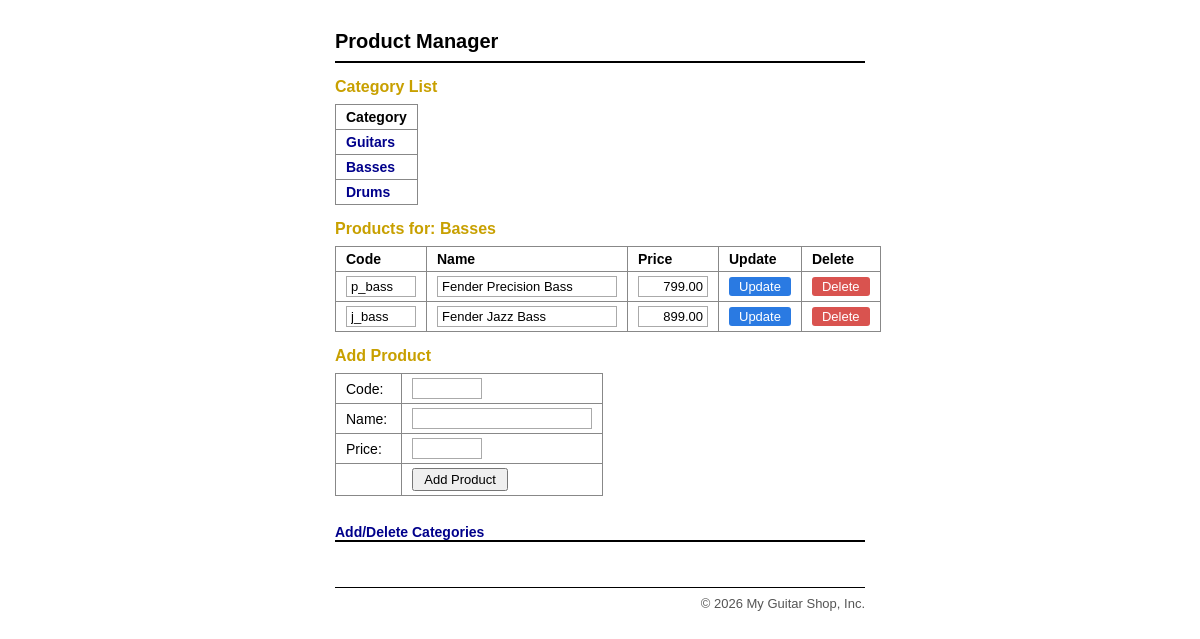
The page /index.php?action=list_products&category_id=2 on the database its author committed.
### tables this page shows
CREATE TABLE IF NOT EXISTS categories (
    categoryID    INT             NOT NULL AUTO_INCREMENT,
    categoryName  VARCHAR(255)    NOT NULL,
    PRIMARY KEY (categoryID)
);

CREATE TABLE IF NOT EXISTS products (
    productID     INT             NOT NULL AUTO_INCREMENT,
    categoryID    INT             NOT NULL,
    productCode   VARCHAR(10)     NOT NULL,
    productName   VARCHAR(255)    NOT NULL,
    listPrice     DECIMAL(10,2)   NOT NULL,
    PRIMARY KEY (productID),
    FOREIGN KEY (categoryID) REFERENCES categories(categoryID)
);

### model/category_db.php (called while the page is built, shortened)
<?php
function get_categories() {
    $db = get_db();
    $query = 'SELECT * FROM categories ORDER BY categoryID';
    $statement = $db->prepare($query);
    $statement->execute();
    $categories = $statement->fetchAll();
    return $categories;
}
function get_category($category_id) {
    $db = get_db();
    $query = 'SELECT * FROM categories WHERE categoryID = :category_id';
    $statement = $db->prepare($query);
    $statement->bindValue(':category_id', $category_id);
    $statement->execute();
    $category = $statement->fetch();
    return $category;
}

### model/product_db.php (called while the page is built, shortened)
<?php
function get_products_by_category($category_id) {
    $db = get_db();
    $query = 'SELECT * FROM products WHERE categoryID = :category_id ORDER BY productID';
    $statement = $db->prepare($query);
    $statement->bindValue(':category_id', $category_id);
    $statement->execute();
    $products = $statement->fetchAll();
    return $products;
}

### catalog/list_products.php (the view, shortened to what this page needs)
<?php include 'view/header.php'; ?>
<div class="container">
    <h1>Product Manager</h1>
    <hr>
    <h2>Category List</h2>
    <table>
        <tr>
            <th>Category</th>
        </tr>
        <?php foreach ($categories as $cat) : ?>
            <tr>
                <td>
                    <a href="index.php?action=list_products&amp;category_id=<?php echo $cat['categoryID']; ?>">
                        <?php echo htmlspecialchars($cat['categoryName']); ?>
                    </a>
                </td>
            </tr>
        <?php endforeach; ?>
    </table>
    <?php if (isset($category) && $category) : ?>
    <h2>Products for: <?php echo htmlspecialchars($category['categoryName']); ?></h2>
    <table>
        <tr>
            <th>Code</th>
            <th>Name</th>
            <th class="right">Price</th>
            <th>Update</th>
            <th>Delete</th>
        </tr>
        <?php foreach ($products as $product) : $pid = $product['productID']; ?>
            <tr>
                <td>
                    <input type="text" name="code"
                           form="update-<?php echo $pid; ?>"
                           value="<?php echo htmlspecialchars($product['productCode']); ?>"
                           class="inline-input">
                </td>
                <td>
                    <input type="text" name="name"
                           form="update-<?php echo $pid; ?>"
                           value="<?php echo htmlspecialchars($product['productName']); ?>"
                           class="inline-input wide">
                </td>
                <td class="right">
                    <input type="text" name="price"
                           form="update-<?php echo $pid; ?>"
                           value="<?php echo $product['listPrice']; ?>"
                           class="inline-input price">
                </td>
                <td>
                    <input type="submit"
                           form="update-<?php echo $pid; ?>"
                           value="Update"
                           class="btn-update">
                </td>
                <td>
                    <input type="submit"
                           form="delete-<?php echo $pid; ?>"
                           value="Delete"
                           class="btn-delete">
                </td>
            </tr>
        <?php endforeach; ?>
    </table>
    <?php endif; ?>
    <h2>Add Product</h2>
    <form action="index.php" method="post">
        <table>
            <tr>
                <td><label for="add_code">Code:</label></td>
                <td><input type="text" id="add_code" name="code" class="inline-input"></td>
            </tr>
            <tr>
                <td><label for="add_name">Name:</label></td>
                <td><input type="text" id="add_name" name="name" class="inline-input wide"></td>
            </tr>
            <tr>
                <td><label for="add_price">Price:</label></td>
                <td><input type="text" id="add_price" name="price" class="inline-input price"></td>
            </tr>
            <tr>
                <td></td>
                <td><input type="submit" value="Add Product"></td>
            </tr>
        </table>
    </form>
    <br>
    <p><a href="index.php">Add/Delete Categories</a></p>
    <hr>
</div>
<?php include 'view/footer.php'; ?>

### styles/main.css (style rules this page uses)
* { margin: 0; padding: 0; box-sizing: border-box; }
body { font-family: Arial, Helvetica, sans-serif; font-size: 14px; background-color: #fff; color: #000; }
.container { padding: 10px 0; }
h1 { font-size: 20px; font-weight: bold; margin-bottom: 8px; }
hr { border: none; border-top: 2px solid #000; margin-bottom: 15px; }
h2 { font-size: 16px; font-weight: bold; color: #c8a000; margin: 15px 0 8px 0; }
table { border-collapse: collapse; margin-bottom: 12px; }
th, td { border: 1px solid #888; padding: 4px 10px; text-align: left; }
th { font-weight: bold; }
td.right { text-align: right; }
form { display: inline; margin: 0; }
input[type="text"] { padding: 2px 4px; font-size: 14px; width: 200px; border: 1px solid #888; }
input[type="submit"] { padding: 2px 10px; font-size: 13px; cursor: pointer; }
label { display: inline; margin-right: 4px; }
a { color: #00008B; font-weight: bold; text-decoration: none; }
input.inline-input { border: 1px solid #aaa; padding: 2px 4px; font-size: 13px; width: 70px; }
input.inline-input.wide { width: 180px; }
input.inline-input.price { width: 70px; text-align: right; }
input.btn-update { background-color: #2a7ae2; color: #fff; border: none; padding: 2px 10px; font-size: 13px; cursor: pointer; border-radius: 3px; }
input.btn-delete { background-color: #d9534f; color: #fff; border: none; padding: 2px 10px; font-size: 13px; cursor: pointer; border-radius: 3px; }

### rows shown on the page
categories: categoryName "Guitars"
categories: categoryName "Basses"
categories: categoryName "Drums"
products: code "p_bass", name "Fender Precision Bass", price "799.00"
products: code "j_bass", name "Fender Jazz Bass", price "899.00"
